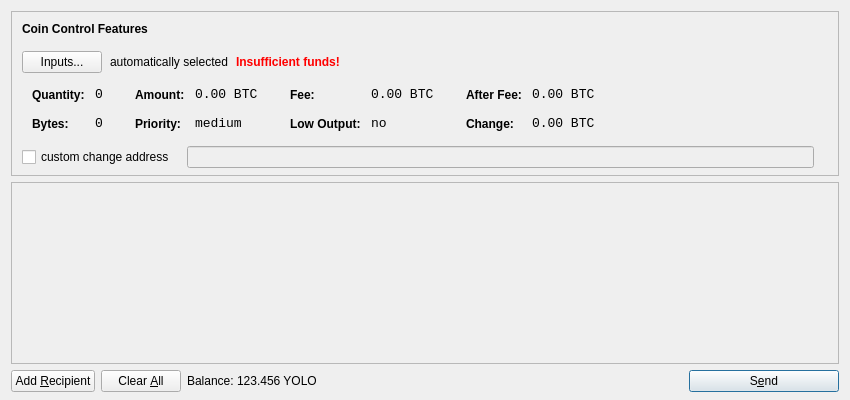
<?xml version="1.0" encoding="UTF-8"?>
<ui version="4.0">
 <class>SendCoinsDialog</class>
 <widget class="QDialog" name="SendCoinsDialog">
  <property name="geometry">
   <rect>
    <x>0</x>
    <y>0</y>
    <width>850</width>
    <height>400</height>
   </rect>
  </property>
  <property name="windowTitle">
   <string>Send Coins</string>
  </property>
  <layout class="QVBoxLayout" name="verticalLayout" stretch="0,1,0">
   <property name="bottomMargin">
    <number>8</number>
   </property>
   <item>
    <widget class="QFrame" name="frameCoinControl">
     <property name="sizePolicy">
      <sizepolicy hsizetype="Expanding" vsizetype="Expanding">
       <horstretch>0</horstretch>
       <verstretch>0</verstretch>
      </sizepolicy>
     </property>
     <property name="maximumSize">
      <size>
       <width>16777215</width>
       <height>16777215</height>
      </size>
     </property>
     <property name="frameShape">
      <enum>QFrame::StyledPanel</enum>
     </property>
     <property name="frameShadow">
      <enum>QFrame::Sunken</enum>
     </property>
     <layout class="QVBoxLayout" name="verticalLayoutCoinControl2">
      <property name="spacing">
       <number>-1</number>
      </property>
      <property name="leftMargin">
       <number>0</number>
      </property>
      <property name="topMargin">
       <number>0</number>
      </property>
      <property name="rightMargin">
       <number>0</number>
      </property>
      <property name="bottomMargin">
       <number>6</number>
      </property>
      <item>
       <layout class="QVBoxLayout" name="verticalLayoutCoinControl" stretch="0,0,0,0,1">
        <property name="spacing">
         <number>0</number>
        </property>
        <property name="leftMargin">
         <number>10</number>
        </property>
        <property name="topMargin">
         <number>10</number>
        </property>
        <item>
         <layout class="QHBoxLayout" name="horizontalLayoutCoinControl1">
          <property name="bottomMargin">
           <number>15</number>
          </property>
          <item>
           <widget class="QLabel" name="labelCoinControlFeatures">
            <property name="sizePolicy">
             <sizepolicy hsizetype="Preferred" vsizetype="Maximum">
              <horstretch>0</horstretch>
              <verstretch>0</verstretch>
             </sizepolicy>
            </property>
            <property name="font">
             <font>
              <weight>75</weight>
              <bold>true</bold>
             </font>
            </property>
            <property name="styleSheet">
             <string notr="true">font-weight:bold;</string>
            </property>
            <property name="text">
             <string>Coin Control Features</string>
            </property>
           </widget>
          </item>
         </layout>
        </item>
        <item>
         <layout class="QHBoxLayout" name="horizontalLayoutCoinControl2" stretch="0,0,0,0">
          <property name="spacing">
           <number>8</number>
          </property>
          <property name="bottomMargin">
           <number>10</number>
          </property>
          <item>
           <widget class="QPushButton" name="pushButtonCoinControl">
            <property name="styleSheet">
             <string notr="true"/>
            </property>
            <property name="text">
             <string>Inputs...</string>
            </property>
           </widget>
          </item>
          <item>
           <widget class="QLabel" name="labelCoinControlAutomaticallySelected">
            <property name="text">
             <string>automatically selected</string>
            </property>
            <property name="margin">
             <number>5</number>
            </property>
           </widget>
          </item>
          <item>
           <widget class="QLabel" name="labelCoinControlInsuffFunds">
            <property name="font">
             <font>
              <weight>75</weight>
              <bold>true</bold>
             </font>
            </property>
            <property name="styleSheet">
             <string notr="true">color:red;font-weight:bold;</string>
            </property>
            <property name="text">
             <string>Insufficient funds!</string>
            </property>
            <property name="margin">
             <number>5</number>
            </property>
           </widget>
          </item>
          <item>
           <spacer name="horizontalSpacerCoinControl">
            <property name="orientation">
             <enum>Qt::Horizontal</enum>
            </property>
            <property name="sizeHint" stdset="0">
             <size>
              <width>40</width>
              <height>1</height>
             </size>
            </property>
           </spacer>
          </item>
         </layout>
        </item>
        <item>
         <widget class="QWidget" name="widgetCoinControl" native="true">
          <property name="sizePolicy">
           <sizepolicy hsizetype="Preferred" vsizetype="Preferred">
            <horstretch>0</horstretch>
            <verstretch>0</verstretch>
           </sizepolicy>
          </property>
          <property name="minimumSize">
           <size>
            <width>0</width>
            <height>0</height>
           </size>
          </property>
          <property name="styleSheet">
           <string notr="true"/>
          </property>
          <layout class="QHBoxLayout" name="horizontalLayoutCoinControl5">
           <property name="margin">
            <number>0</number>
           </property>
           <item>
            <layout class="QHBoxLayout" name="horizontalLayoutCoinControl3" stretch="0,0,0,1">
             <property name="spacing">
              <number>20</number>
             </property>
             <property name="topMargin">
              <number>0</number>
             </property>
             <property name="bottomMargin">
              <number>10</number>
             </property>
             <item>
              <layout class="QFormLayout" name="formLayoutCoinControl1">
               <property name="horizontalSpacing">
                <number>10</number>
               </property>
               <property name="verticalSpacing">
                <number>14</number>
               </property>
               <property name="leftMargin">
                <number>10</number>
               </property>
               <property name="topMargin">
                <number>4</number>
               </property>
               <property name="rightMargin">
                <number>6</number>
               </property>
               <item row="0" column="0">
                <widget class="QLabel" name="labelCoinControlQuantityText">
                 <property name="styleSheet">
                  <string notr="true">font-weight:bold;</string>
                 </property>
                 <property name="text">
                  <string>Quantity:</string>
                 </property>
                 <property name="margin">
                  <number>0</number>
                 </property>
                </widget>
               </item>
               <item row="0" column="1">
                <widget class="QLabel" name="labelCoinControlQuantity">
                 <property name="font">
                  <font>
                   <family>Monospace</family>
                   <pointsize>10</pointsize>
                  </font>
                 </property>
                 <property name="cursor">
                  <cursorShape>IBeamCursor</cursorShape>
                 </property>
                 <property name="contextMenuPolicy">
                  <enum>Qt::ActionsContextMenu</enum>
                 </property>
                 <property name="text">
                  <string notr="true">0</string>
                 </property>
                 <property name="margin">
                  <number>0</number>
                 </property>
                 <property name="textInteractionFlags">
                  <set>Qt::LinksAccessibleByMouse|Qt::TextSelectableByKeyboard|Qt::TextSelectableByMouse</set>
                 </property>
                </widget>
               </item>
               <item row="1" column="0">
                <widget class="QLabel" name="labelCoinControlBytesText">
                 <property name="styleSheet">
                  <string notr="true">font-weight:bold;</string>
                 </property>
                 <property name="text">
                  <string>Bytes:</string>
                 </property>
                </widget>
               </item>
               <item row="1" column="1">
                <widget class="QLabel" name="labelCoinControlBytes">
                 <property name="font">
                  <font>
                   <family>Monospace</family>
                   <pointsize>10</pointsize>
                  </font>
                 </property>
                 <property name="cursor">
                  <cursorShape>IBeamCursor</cursorShape>
                 </property>
                 <property name="contextMenuPolicy">
                  <enum>Qt::ActionsContextMenu</enum>
                 </property>
                 <property name="text">
                  <string notr="true">0</string>
                 </property>
                 <property name="textInteractionFlags">
                  <set>Qt::LinksAccessibleByMouse|Qt::TextSelectableByKeyboard|Qt::TextSelectableByMouse</set>
                 </property>
                </widget>
               </item>
              </layout>
             </item>
             <item>
              <layout class="QFormLayout" name="formLayoutCoinControl2">
               <property name="horizontalSpacing">
                <number>10</number>
               </property>
               <property name="verticalSpacing">
                <number>14</number>
               </property>
               <property name="leftMargin">
                <number>6</number>
               </property>
               <property name="topMargin">
                <number>4</number>
               </property>
               <property name="rightMargin">
                <number>6</number>
               </property>
               <item row="0" column="0">
                <widget class="QLabel" name="labelCoinControlAmountText">
                 <property name="styleSheet">
                  <string notr="true">font-weight:bold;</string>
                 </property>
                 <property name="text">
                  <string>Amount:</string>
                 </property>
                 <property name="margin">
                  <number>0</number>
                 </property>
                </widget>
               </item>
               <item row="0" column="1">
                <widget class="QLabel" name="labelCoinControlAmount">
                 <property name="font">
                  <font>
                   <family>Monospace</family>
                   <pointsize>10</pointsize>
                  </font>
                 </property>
                 <property name="cursor">
                  <cursorShape>IBeamCursor</cursorShape>
                 </property>
                 <property name="contextMenuPolicy">
                  <enum>Qt::ActionsContextMenu</enum>
                 </property>
                 <property name="text">
                  <string notr="true">0.00 BTC</string>
                 </property>
                 <property name="textInteractionFlags">
                  <set>Qt::LinksAccessibleByMouse|Qt::TextSelectableByKeyboard|Qt::TextSelectableByMouse</set>
                 </property>
                </widget>
               </item>
               <item row="1" column="0">
                <widget class="QLabel" name="labelCoinControlPriorityText">
                 <property name="styleSheet">
                  <string notr="true">font-weight:bold;</string>
                 </property>
                 <property name="text">
                  <string>Priority:</string>
                 </property>
                </widget>
               </item>
               <item row="1" column="1">
                <widget class="QLabel" name="labelCoinControlPriority">
                 <property name="font">
                  <font>
                   <family>Monospace</family>
                   <pointsize>10</pointsize>
                  </font>
                 </property>
                 <property name="cursor">
                  <cursorShape>IBeamCursor</cursorShape>
                 </property>
                 <property name="contextMenuPolicy">
                  <enum>Qt::ActionsContextMenu</enum>
                 </property>
                 <property name="text">
                  <string>medium</string>
                 </property>
                 <property name="textInteractionFlags">
                  <set>Qt::LinksAccessibleByMouse|Qt::TextSelectableByKeyboard|Qt::TextSelectableByMouse</set>
                 </property>
                </widget>
               </item>
              </layout>
             </item>
             <item>
              <layout class="QFormLayout" name="formLayoutCoinControl3">
               <property name="horizontalSpacing">
                <number>10</number>
               </property>
               <property name="verticalSpacing">
                <number>14</number>
               </property>
               <property name="leftMargin">
                <number>6</number>
               </property>
               <property name="topMargin">
                <number>4</number>
               </property>
               <property name="rightMargin">
                <number>6</number>
               </property>
               <item row="0" column="0">
                <widget class="QLabel" name="labelCoinControlFeeText">
                 <property name="styleSheet">
                  <string notr="true">font-weight:bold;</string>
                 </property>
                 <property name="text">
                  <string>Fee:</string>
                 </property>
                 <property name="margin">
                  <number>0</number>
                 </property>
                </widget>
               </item>
               <item row="0" column="1">
                <widget class="QLabel" name="labelCoinControlFee">
                 <property name="font">
                  <font>
                   <family>Monospace</family>
                   <pointsize>10</pointsize>
                  </font>
                 </property>
                 <property name="cursor">
                  <cursorShape>IBeamCursor</cursorShape>
                 </property>
                 <property name="contextMenuPolicy">
                  <enum>Qt::ActionsContextMenu</enum>
                 </property>
                 <property name="text">
                  <string notr="true">0.00 BTC</string>
                 </property>
                 <property name="textInteractionFlags">
                  <set>Qt::LinksAccessibleByMouse|Qt::TextSelectableByKeyboard|Qt::TextSelectableByMouse</set>
                 </property>
                </widget>
               </item>
               <item row="1" column="0">
                <widget class="QLabel" name="labelCoinControlLowOutputText">
                 <property name="styleSheet">
                  <string notr="true">font-weight:bold;</string>
                 </property>
                 <property name="text">
                  <string>Low Output:</string>
                 </property>
                </widget>
               </item>
               <item row="1" column="1">
                <widget class="QLabel" name="labelCoinControlLowOutput">
                 <property name="font">
                  <font>
                   <family>Monospace</family>
                   <pointsize>10</pointsize>
                  </font>
                 </property>
                 <property name="cursor">
                  <cursorShape>IBeamCursor</cursorShape>
                 </property>
                 <property name="contextMenuPolicy">
                  <enum>Qt::ActionsContextMenu</enum>
                 </property>
                 <property name="text">
                  <string>no</string>
                 </property>
                 <property name="textInteractionFlags">
                  <set>Qt::LinksAccessibleByMouse|Qt::TextSelectableByKeyboard|Qt::TextSelectableByMouse</set>
                 </property>
                </widget>
               </item>
              </layout>
             </item>
             <item>
              <layout class="QFormLayout" name="formLayoutCoinControl4">
               <property name="horizontalSpacing">
                <number>10</number>
               </property>
               <property name="verticalSpacing">
                <number>14</number>
               </property>
               <property name="leftMargin">
                <number>6</number>
               </property>
               <property name="topMargin">
                <number>4</number>
               </property>
               <property name="rightMargin">
                <number>6</number>
               </property>
               <item row="0" column="0">
                <widget class="QLabel" name="labelCoinControlAfterFeeText">
                 <property name="styleSheet">
                  <string notr="true">font-weight:bold;</string>
                 </property>
                 <property name="text">
                  <string>After Fee:</string>
                 </property>
                 <property name="margin">
                  <number>0</number>
                 </property>
                </widget>
               </item>
               <item row="0" column="1">
                <widget class="QLabel" name="labelCoinControlAfterFee">
                 <property name="font">
                  <font>
                   <family>Monospace</family>
                   <pointsize>10</pointsize>
                  </font>
                 </property>
                 <property name="cursor">
                  <cursorShape>IBeamCursor</cursorShape>
                 </property>
                 <property name="contextMenuPolicy">
                  <enum>Qt::ActionsContextMenu</enum>
                 </property>
                 <property name="text">
                  <string notr="true">0.00 BTC</string>
                 </property>
                 <property name="textInteractionFlags">
                  <set>Qt::LinksAccessibleByMouse|Qt::TextSelectableByKeyboard|Qt::TextSelectableByMouse</set>
                 </property>
                </widget>
               </item>
               <item row="1" column="0">
                <widget class="QLabel" name="labelCoinControlChangeText">
                 <property name="styleSheet">
                  <string notr="true">font-weight:bold;</string>
                 </property>
                 <property name="text">
                  <string>Change:</string>
                 </property>
                </widget>
               </item>
               <item row="1" column="1">
                <widget class="QLabel" name="labelCoinControlChange">
                 <property name="font">
                  <font>
                   <family>Monospace</family>
                   <pointsize>10</pointsize>
                  </font>
                 </property>
                 <property name="cursor">
                  <cursorShape>IBeamCursor</cursorShape>
                 </property>
                 <property name="contextMenuPolicy">
                  <enum>Qt::ActionsContextMenu</enum>
                 </property>
                 <property name="text">
                  <string notr="true">0.00 BTC</string>
                 </property>
                 <property name="textInteractionFlags">
                  <set>Qt::LinksAccessibleByMouse|Qt::TextSelectableByKeyboard|Qt::TextSelectableByMouse</set>
                 </property>
                </widget>
               </item>
              </layout>
             </item>
            </layout>
           </item>
          </layout>
         </widget>
        </item>
        <item>
         <layout class="QHBoxLayout" name="horizontalLayoutCoinControl4" stretch="0,0,0">
          <property name="spacing">
           <number>12</number>
          </property>
          <property name="sizeConstraint">
           <enum>QLayout::SetDefaultConstraint</enum>
          </property>
          <property name="topMargin">
           <number>5</number>
          </property>
          <property name="rightMargin">
           <number>5</number>
          </property>
          <item>
           <widget class="QCheckBox" name="checkBoxCoinControlChange">
            <property name="text">
             <string>custom change address</string>
            </property>
           </widget>
          </item>
          <item>
           <widget class="QLineEdit" name="lineEditCoinControlChange">
            <property name="enabled">
             <bool>false</bool>
            </property>
            <property name="sizePolicy">
             <sizepolicy hsizetype="Expanding" vsizetype="Fixed">
              <horstretch>0</horstretch>
              <verstretch>0</verstretch>
             </sizepolicy>
            </property>
           </widget>
          </item>
          <item>
           <widget class="QLabel" name="labelCoinControlChangeLabel">
            <property name="sizePolicy">
             <sizepolicy hsizetype="Preferred" vsizetype="Expanding">
              <horstretch>0</horstretch>
              <verstretch>0</verstretch>
             </sizepolicy>
            </property>
            <property name="minimumSize">
             <size>
              <width>0</width>
              <height>0</height>
             </size>
            </property>
            <property name="text">
             <string/>
            </property>
            <property name="margin">
             <number>3</number>
            </property>
           </widget>
          </item>
         </layout>
        </item>
        <item>
         <spacer name="verticalSpacerCoinControl">
          <property name="orientation">
           <enum>Qt::Vertical</enum>
          </property>
          <property name="sizeHint" stdset="0">
           <size>
            <width>800</width>
            <height>1</height>
           </size>
          </property>
         </spacer>
        </item>
       </layout>
      </item>
     </layout>
    </widget>
   </item>
   <item>
    <widget class="QScrollArea" name="scrollArea">
     <property name="widgetResizable">
      <bool>true</bool>
     </property>
     <widget class="QWidget" name="scrollAreaWidgetContents">
      <property name="geometry">
       <rect>
        <x>0</x>
        <y>0</y>
        <width>830</width>
        <height>165</height>
       </rect>
      </property>
      <layout class="QVBoxLayout" name="verticalLayout_2">
       <property name="margin">
        <number>0</number>
       </property>
       <item>
        <layout class="QVBoxLayout" name="entries">
         <property name="spacing">
          <number>6</number>
         </property>
        </layout>
       </item>
       <item>
        <spacer name="verticalSpacer">
         <property name="orientation">
          <enum>Qt::Vertical</enum>
         </property>
         <property name="sizeHint" stdset="0">
          <size>
           <width>20</width>
           <height>40</height>
          </size>
         </property>
        </spacer>
       </item>
      </layout>
     </widget>
    </widget>
   </item>
   <item>
    <layout class="QHBoxLayout" name="horizontalLayout">
     <item>
      <widget class="QPushButton" name="addButton">
       <property name="toolTip">
        <string>Send to multiple recipients at once</string>
       </property>
       <property name="text">
        <string>Add &amp;Recipient</string>
       </property>
       <property name="icon">
        <iconset resource="../bitcoin.qrc">
         <normaloff>:/icons/add</normaloff>:/icons/add</iconset>
       </property>
       <property name="autoDefault">
        <bool>false</bool>
       </property>
      </widget>
     </item>
     <item>
      <widget class="QPushButton" name="clearButton">
       <property name="sizePolicy">
        <sizepolicy hsizetype="Minimum" vsizetype="Fixed">
         <horstretch>0</horstretch>
         <verstretch>0</verstretch>
        </sizepolicy>
       </property>
       <property name="toolTip">
        <string>Remove all transaction fields</string>
       </property>
       <property name="text">
        <string>Clear &amp;All</string>
       </property>
       <property name="icon">
        <iconset resource="../bitcoin.qrc">
         <normaloff>:/icons/remove</normaloff>:/icons/remove</iconset>
       </property>
       <property name="autoRepeatDelay">
        <number>300</number>
       </property>
       <property name="autoDefault">
        <bool>false</bool>
       </property>
      </widget>
     </item>
     <item>
      <layout class="QHBoxLayout" name="horizontalLayout_2">
       <property name="spacing">
        <number>3</number>
       </property>
       <item>
        <widget class="QLabel" name="label">
         <property name="text">
          <string>Balance:</string>
         </property>
        </widget>
       </item>
       <item>
        <widget class="QLabel" name="labelBalance">
         <property name="cursor">
          <cursorShape>IBeamCursor</cursorShape>
         </property>
         <property name="text">
          <string>123.456 YOLO</string>
         </property>
         <property name="textInteractionFlags">
          <set>Qt::LinksAccessibleByMouse|Qt::TextSelectableByKeyboard|Qt::TextSelectableByMouse</set>
         </property>
        </widget>
       </item>
      </layout>
     </item>
     <item>
      <spacer name="horizontalSpacer">
       <property name="orientation">
        <enum>Qt::Horizontal</enum>
       </property>
       <property name="sizeHint" stdset="0">
        <size>
         <width>40</width>
         <height>20</height>
        </size>
       </property>
      </spacer>
     </item>
     <item>
      <widget class="QPushButton" name="sendButton">
       <property name="minimumSize">
        <size>
         <width>150</width>
         <height>0</height>
        </size>
       </property>
       <property name="toolTip">
        <string>Confirm the send action</string>
       </property>
       <property name="text">
        <string>S&amp;end</string>
       </property>
       <property name="icon">
        <iconset resource="../bitcoin.qrc">
         <normaloff>:/icons/send</normaloff>:/icons/send</iconset>
       </property>
       <property name="default">
        <bool>true</bool>
       </property>
      </widget>
     </item>
    </layout>
   </item>
  </layout>
 </widget>
 <resources>
  <include location="../bitcoin.qrc"/>
 </resources>
 <connections/>
</ui>
